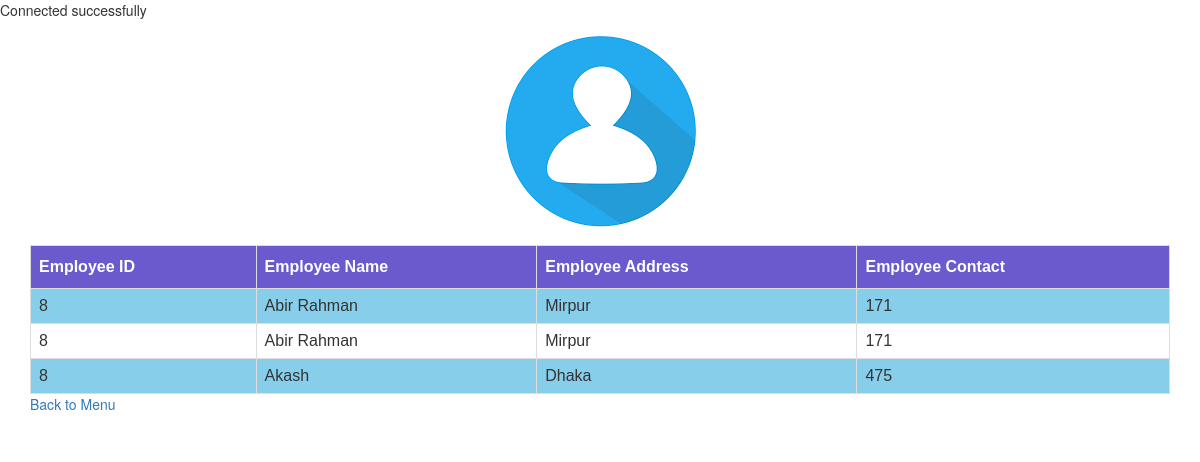
/employee_list.php, run on the app's committed database.
### tables this page shows
CREATE TABLE `employee` (
  `employee_id` int(20) NOT NULL,
  `employee_name` varchar(30) NOT NULL,
  `employee_adrs` varchar(40) NOT NULL,
  `employee_contact` int(67) NOT NULL
);

### employee_list.php (the view, shortened to what this page needs)
<?php
include('include/connect.php');
$sql="SELECT employee_id, employee_name, employee_adrs,employee_contact FROM employee ORDER BY employee_id ASC";
$result=mysqli_query($conn,$sql);
?>
<!DOCTYPE html>
<html>
<head>
    <link rel="stylesheet" href="css/bootstrap.css">
    <link rel="stylesheet" href="css/pos.css">
</head>
<body>
    <div class="container">
        <div class="row">
            <img class="logo" src="pictures/cst.png">
        </div>
    </div>
    <div class="container">
        <table id="customers">
            <tr>
               <th>Employee ID</th>
                <th>Employee Name</th>
                <th>Employee Address</th>
                   <th>Employee Contact</th>
             </tr>
              <?php
            while($data=$result->fetch_object())
            {
                $id=$data->employee_id;
                $name=$data->employee_name;
                $adrs=$data->employee_adrs;
                $con=$data->employee_contact;
                ?>
                <tr>
               <td><?php echo $id ?></td>
                <td><?php echo $name ?></td>
                <td><?php echo $adrs ?></td>
                <td><?php echo $con ?></td>
                </tr>
                <?php
                }
                ?>
        </table>
            </div>
    <div class="container">
        <div class="row">
            <div class="col-md-2">
                <a href="manager_control.php">Back to Menu</a>
            </div>
        </div>
        <br/>
    </div>
</body>
</html>

### css/pos.css (style rules this page uses)
.logo { display: block; margin-left: auto; margin-right: auto; }

### employee_list.php (style rules this page uses)
#customers { font-family: "Trebuchet MS", Arial, Helvetica, sans-serif; border-collapse: collapse; width: 100%; }
#customers td, #customers th { border: 1px solid #ddd; padding: 8px; }
#customers tr:nth-child(even) { background-color: #87CEEB; }
#customers th { padding-top: 12px; padding-bottom: 12px; text-align: left; background-color: #6A5ACD; color: white; }

### data on the page
employee: employee "8", employee_name "Abir Rahman", employee_adrs "Mirpur", employee_contact "171"
employee: employee "8", employee_name "Abir Rahman", employee_adrs "Mirpur", employee_contact "171"
employee: employee "8", employee_name "Akash", employee_adrs "Dhaka", employee_contact "475"
